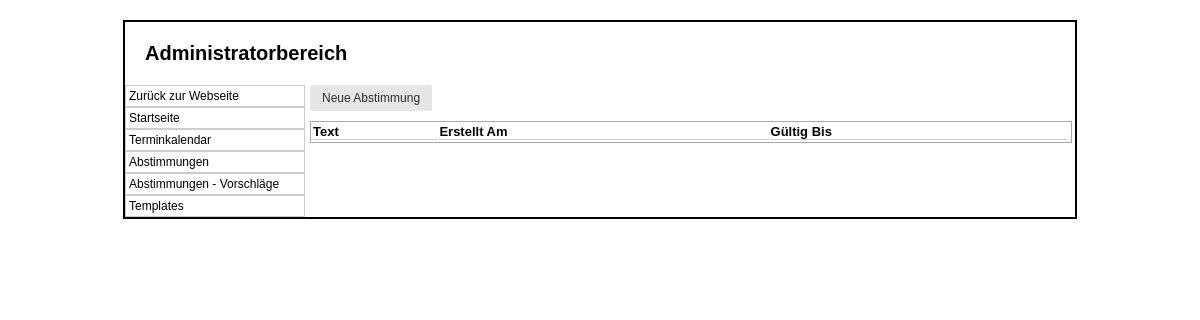
The app's page /admin/abstimmung.php, older data.
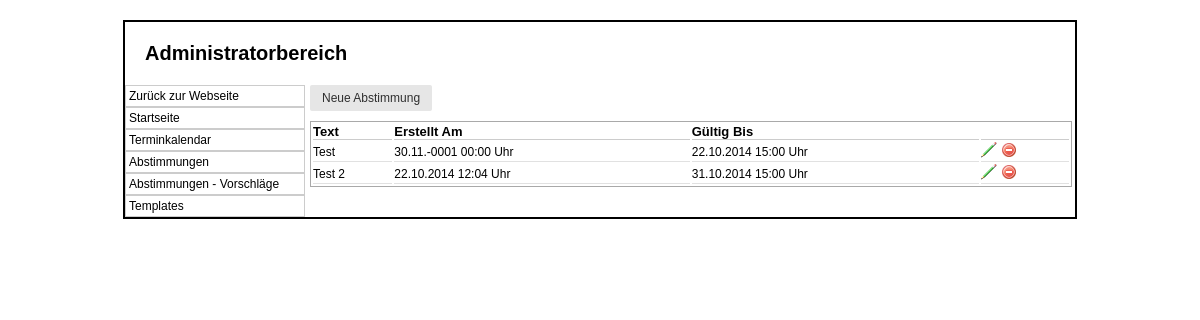
The same page, newer data.
### tables this page shows
CREATE TABLE IF NOT EXISTS `abstimmung` (
  `ID` int(5) NOT NULL AUTO_INCREMENT,
  `Bezeichnung` varchar(100) NOT NULL,
  `ErstelltAm` datetime NOT NULL,
  `GueltigBis` datetime DEFAULT NULL,
  `Aktiv` tinyint(1) NOT NULL,
  PRIMARY KEY (`ID`)
);

### class/mysqli.class.php (called while the page is built, shortened)
<?php
class MysqliDb
{
    protected static $_prefix;
    protected $_mysqli;
    protected $_query;
    protected $_where = array();
    protected $_orderBy = array();
    protected $_groupBy = array();
    protected $host;
    protected $username;
    protected $password;
    protected $db;
    protected $port;
    public function __construct($host = NULL, $username = NULL, $password = NULL, $db = NULL, $port = NULL)
    {
        $this->host = $host;
        $this->username = $username;
        $this->password = $password;
        $this->db = $db;
        if($port == NULL)
            $this->port = ini_get ('mysqli.default_port');
        else
            $this->port = $port;
    }
    public function connect()
    {
        $this->_mysqli = new mysqli ($this->host, $this->username, $this->password, $this->db, $this->port)
            or die('There was a problem connecting to the database');
        $this->_mysqli->set_charset ('utf8');
    }
    protected function reset()
    {
        $this->_where = array();
        $this->_orderBy = array();
        $this->_groupBy = array();
        $this->_query = null;
    }
    public function setPrefix($prefix = '')
    {
        self::$_prefix = $prefix;
        return $this;
    }
    public function get($tableName, $numRows = null, $columns = '*')
    {
        $column = is_array($columns) ? implode(', ', $columns) : $columns;
        $this->_query = "SELECT $column FROM " .self::$_prefix . $tableName;
        $stmt = $this->_buildQuery($numRows);
        $stmt->execute();
        return $this->_dynamicBindResults($stmt);
    }
    protected function _buildQuery($numRows = null, $tableData = null)
    {
        $stmt = $this->_prepareQuery();
        return $stmt;
    }
    protected function _dynamicBindResults(mysqli_stmt $stmt)
    {
        $parameters = array();
        $results = array();
        $meta = $stmt->result_metadata();
        $row = array();
        while ($field = $meta->fetch_field()) {
            $row[$field->name] = null;
            $parameters[] = & $row[$field->name];
        }
        call_user_func_array(array($stmt, 'bind_result'), $parameters);
        while ($stmt->fetch()) {
            $x = array();
            foreach ($row as $key => $val) {
                $x[$key] = $val;
            }
            array_push($results, $x);
        }
        return $results;
    }
    protected function _buildTableData ($tableData) {
        if (!is_array ($tableData))
            return;
        $this->_query = rtrim($this->_query, ', ');
    }
    protected function _buildWhere () {
        if (empty ($this->_where))
            return;
        $this->_query .= ' WHERE ';
        $this->_where[0][0] = '';
    }
    protected function _buildGroupBy () {
        if (empty ($this->_groupBy))
            return;
        $this->_query .= " GROUP BY ";
        $this->_query = rtrim($this->_query, ', ') . " ";
    }
    protected function _buildOrderBy () {
        if (empty ($this->_orderBy))
            return;
        $this->_query .= " ORDER BY ";
        $this->_query = rtrim ($this->_query, ', ') . " ";
    }
    protected function _prepareQuery()
    {
        if (!$stmt = $this->_mysqli->prepare($this->_query)) {
            trigger_error("Problem preparing query ($this->_query) " . $this->_mysqli->error, E_USER_ERROR);
        }
        return $stmt;
    }
    protected function replacePlaceHolders ($str, $vals) {
        $newStr = "";
        return $newStr;
    }
}

### db_connect.php (called while the page is built, shortened)
<?php
include_once 'class/mysqli.class.php';
$db		= new MysqliDb(HOST,USER,PASSWORD,DATABASE);
?>

### admin/abstimmung.php (the view, shortened to what the changed rows need)
<?php
require_once('../db_connect.php');
$inhalt = null;
if(isset($_GET['delete'])) {
	$ID = $_GET['delete'];
	$inhalt .= '<form method="POST" action="abstimmung.php">
		<input type="hidden" name="id" value="'.$ID.'">
		<input type="submit" name="delete" value="Ja Wirklich löschen" class="btn">
		<input type="submit" formaction="abstimmung.php" value="Doch nicht!" class="btn">
	</form>';
}
else if(isset($_GET['delete_titel'])) {
	$ID = $_GET['delete_titel'];
	$inhalt .= '<form method="POST" action="abstimmung.php">
		<input type="hidden" name="id" value="'.$ID.'">
		<input type="submit" name="delete_titel" value="Wirklich löschen">
	</form>';
} else {
	$cols			= array("ID", "Bezeichnung", "ErstelltAm", "GueltigBis");
	$abstimmungen	= $db->get(T_ABSTIMMUNG, null, $cols);
	$inhalt .= '<a class="btn" href="abstimmung.php?add">Neue Abstimmung</a>
	<table class="standard">
		<thead>
			<th>Text</th>
			<th>Erstellt Am</th>
			<th>Gültig Bis</th>
			<th></th>
		</thead>';
	foreach ($abstimmungen as $abstimmung) {
		$link = 'abstimmung.php?id='.$abstimmung['ID'].'';
		$inhalt .= '<tr>
			<td><a class="link" href="'.$link.'">'.$abstimmung['Bezeichnung'].'</a></td>
			<td><a class="link" href="'.$link.'">'.date('d.m.Y H:i', strtotime($abstimmung['ErstelltAm'])).' Uhr</a></td>
			<td><a class="link" href="'.$link.'">'.date('d.m.Y H:i', strtotime($abstimmung['GueltigBis'])).' Uhr</a></td>
			<td>
				<a href="abstimmung.php?edit='.$abstimmung['ID'].'"><img src="img/edit.png"></a>
				<a href="abstimmung.php?delete='.$abstimmung['ID'].'"><img src="img/delete.png"></a>
			</td>
		</tr>';
	}
	$inhalt .= '</table>';
}
?>
<html>
<head>
	<link rel="stylesheet" type="text/css" href="style.css">
	<link rel="stylesheet" href="../css/tcal.css">
</head>
<body>
	<div id="container">
		<div id="header">
			<h1>Administratorbereich</h1>
		</div>
		<div id="content">
		<?php
			echo $inhalt;
		?>
		</div>
	</div>
</body>
</html>

Row changes from the older to the newer data that the page shows:
added abstimmung: Bezeichnung "Test", ErstelltAm "30.11.-0001 00:00", GueltigBis "22.10.2014 15:00"
added abstimmung: Bezeichnung "Test 2", ErstelltAm "22.10.2014 12:04", GueltigBis "31.10.2014 15:00"
